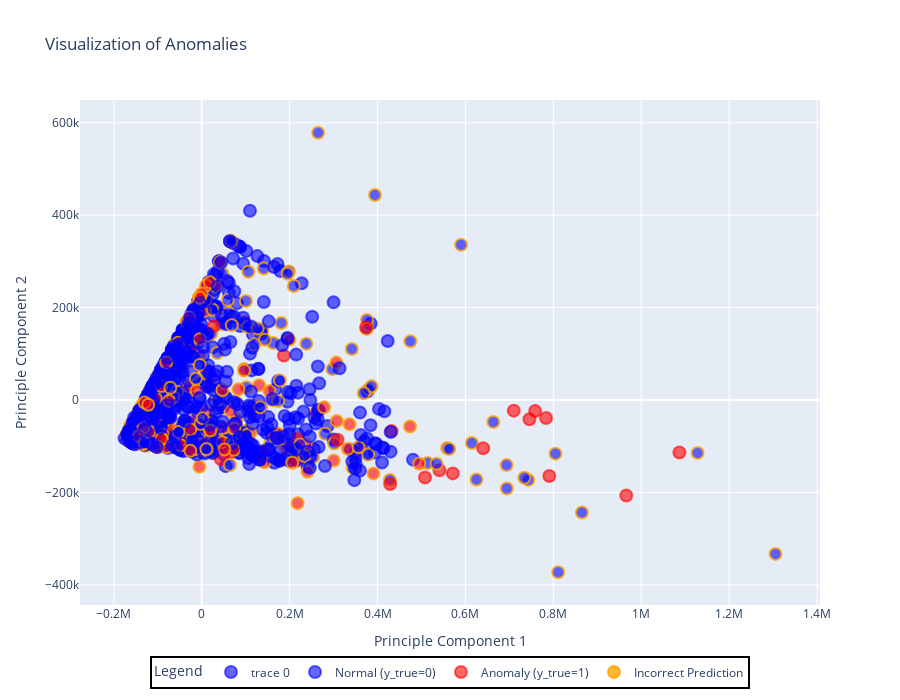

The code cell stored with this chart in its notebook:
### Markdown cell above
##### Anomaly Visualization

### Code cell
true = np.array(y_test).flatten()
pred = np.array(pred).astype(int)
visualizer = DataVisualization(data=X_test, plot_technique='plot_anomaly', dim_reduction_technique='PCA', y_true=true, y_pred=pred,subset_size_percent=0.2)
visualizer.fit()
visualizer.show()

### Figure 1 — Plotly figure (JSON) as saved in the notebook; plotly's stock layout.template omitted (floating-point values rounded to 4 significant figures; data arrays with more than 128 entries replaced by an {"elided": "..."} marker saying what was removed)
{"data": [{"hoverinfo": "text", "marker": {"color": {"elided": "1200 str values"}, "line": {"color": {"elided": "1200 str values"}, "width": 2}, "size": 12}, "mode": "markers", "text": {"elided": "1200 str values"}, "type": "scatter", "x": {"elided": "1200 float values"}, "y": {"elided": "1200 float values"}}, {"marker": {"color": "rgba(0, 0, 255, 0.6)", "line": {"color": "rgba(0, 0, 255, 0.6)", "width": 2}, "size": 12}, "mode": "markers", "name": "Normal (y_true=0)", "showlegend": true, "type": "scatter", "x": [null], "y": [null]}, {"marker": {"color": "rgba(255, 0, 0, 0.6)", "line": {"color": "rgba(255, 0, 0, 0.6)", "width": 2}, "size": 12}, "mode": "markers", "name": "Anomaly (y_true=1)", "showlegend": true, "type": "scatter", "x": [null], "y": [null]}, {"marker": {"color": "rgba(255, 165, 0, 0.8)", "line": {"color": "rgba(255, 165, 0, 0.8)", "width": 2}, "size": 12}, "mode": "markers", "name": "Incorrect Prediction", "showlegend": true, "type": "scatter", "x": [null], "y": [null]}], "layout": {"height": 700, "legend": {"bordercolor": "Black", "borderwidth": 2, "font": {"size": 12}, "itemsizing": "constant", "orientation": "h", "title": {"text": "Legend"}, "x": 0.5, "xanchor": "center"}, "showlegend": true, "title": {"text": "Visualization of Anomalies"}, "width": 900, "xaxis": {"title": {"text": "Principle Component 1"}}, "yaxis": {"title": {"text": "Principle Component 2"}}}}
